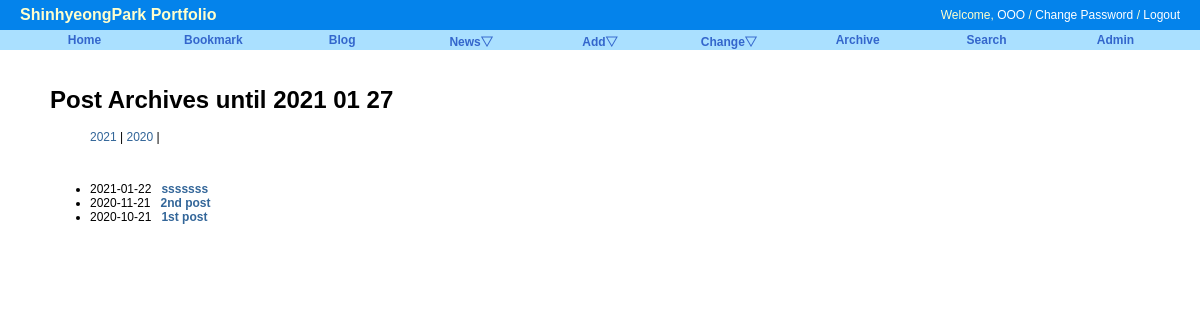
Screenshot of /blog/archive/ with the database file from the repository.
### blog/models.py (models this page shows, shortened)
class Post(models.Model):
    title = models.CharField('TITLE', max_length=50)
    slug = models.SlugField('SLUG', unique=True, allow_unicode=True, help_text='one word for this alias')
    description = models.CharField('DESCRIPTION', max_length=100, blank=True, help_text='simple description text')
    content = models.TextField('CONTENT')
    create_date = models.DateTimeField('Create Date', auto_now_add=True)
    modify_date = models.DateTimeField('Modify Date', auto_now=True)
    class Meta:
        verbose_name = 'post'
        verbose_name_plural = 'posts'
        db_table = 'blog_posts'
        ordering = ('-modify_date',)        # desc,
    def get_absolute_url(self):
        return reverse('blog:post_detail', args=(self.slug,)) # -> 1st post -> /blog/post/1st-post

### blog/views.py (the view)
# urls.py: path('archive/', PostAV.as_view(), name='post_archive'),
class PostAV(ArchiveIndexView):
    model = Post
    date_field = "modify_date"

### blog/templates/blog/post_archive.html (shortened to what this page needs)
{% extends "base.html" %}
{% block content %}
<div id="content">
    <h1>Post Archives until {% now "Y m d" %}</h1>
    <ul>
        {% for date in date_list %}
            <li style="display: inline;">
                <a href="{% url 'blog:post_year_archive' date|date:'Y' %}">{{date|date:'Y'}}</a>
            </li> |
        {% endfor %}
    </ul>
    <br/>
    <div>
        <ul>
        {% for post in object_list %}
            <li>
                {{ post.modify_date|date:"Y-m-d" }}&nbsp;&nbsp;
                <a href="{{ post.get_absolute_url }}"><strong>{{ post.title }}</strong></a>
            </li>
        {% endfor %}
        </ul>
    </div>
</div>
{% endblock %}

### static/css/base.css (style rules this page uses)
body { font-family: "Lucida Grande", Verdana, Arial, sans-serif; font-size: 12px; }
div#content { position: absolute; top: 70px; left: 50px; right: 50px; }
a:link, a:visited { color: #369; text-decoration: none; }

### rows the page displays
Post: modify_date "2021-01-22", title "sssssss"
Post: modify_date "2020-11-21", title "2nd post"
Post: modify_date "2020-10-21", title "1st post"

### other values shown
{{ date|date:'Y' }} "2021" "2020"
